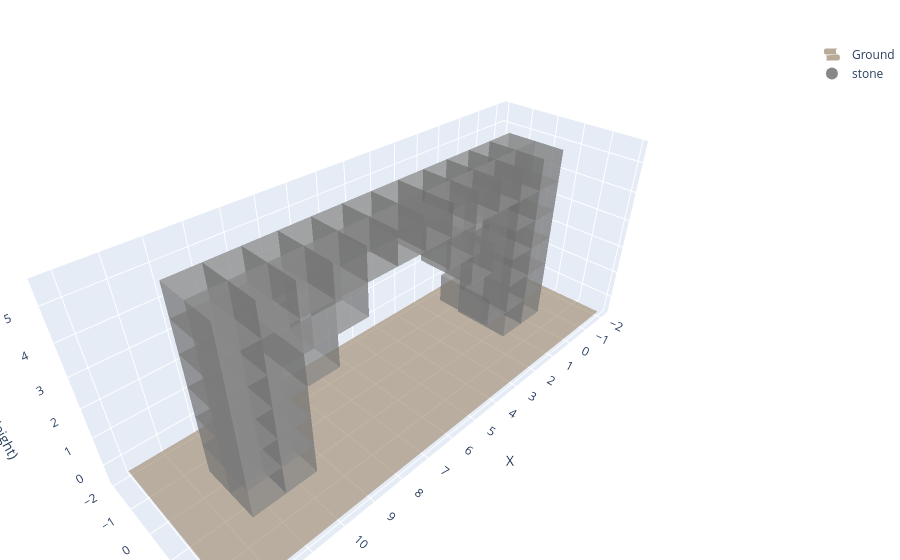

Notebook code cell kept with this figure:
### Markdown cell above
### Double-check & Visualization

### Code cell
# coords_by_problem[problem_index][turn_index] = coords at that eval (problem = load cell print index).
from eval_code.viz import plotly_blocks

problem_index = 0   # problem number from load cell (print(i, prompts))
turn_index = -1     # 0=first turn, -1=last turn for that problem

try:
    coords_by_problem
except NameError:
    print("Run the evaluation cell first so coords_by_problem is available.")
else:
    n = len(coords_by_problem)
    if n == 0:
        print("No problems in coords_by_problem. Run Load → Construction → Evaluation (with matching arr_of_deltas), then try again.")
    elif problem_index < 0 or problem_index >= n:
        print(f"problem_index must be 0..{n-1} (there are {n} problems). Current problem_index={problem_index}")
    else:
        turns = coords_by_problem[problem_index]
        if turns:
            plotly_blocks.plot(turns[turn_index])
        else:
            print(f"Problem {problem_index} has no turns/coords.")
            
runs[problem_index]

### Figure 1 — Plotly figure (JSON) as saved in the notebook; plotly's stock layout.template omitted (floating-point values rounded to 4 significant figures; data arrays with more than 128 entries replaced by an {"elided": "..."} marker saying what was removed)
{"data": [{"colorscale": [[0, "#8B7355"], [1, "#8B7355"]], "name": "Ground", "opacity": 0.6, "showlegend": true, "showscale": false, "type": "surface", "x": [[-2, 13], [-2, 13]], "y": [[-2, -2], [3, 3]], "z": [[-0.5, -0.5], [-0.5, -0.5]]}, {"facecolor": {"elided": "888 str values"}, "flatshading": true, "i": {"elided": "888 int values"}, "j": {"elided": "888 int values"}, "k": {"elided": "888 int values"}, "opacity": 0.5, "type": "mesh3d", "x": {"elided": "592 float values"}, "y": {"elided": "592 float values"}, "z": {"elided": "592 float values"}}, {"marker": {"color": "#888888", "size": 8}, "mode": "markers", "name": "stone", "showlegend": true, "type": "scatter3d", "x": [null], "y": [null], "z": [null]}], "layout": {"legend": {"itemsizing": "constant"}, "margin": {"b": 0, "l": 0, "r": 0, "t": 40}, "scene": {"aspectmode": "data", "xaxis": {"dtick": 1, "tick0": -1, "tickformat": ",d", "tickmode": "linear", "title": {"text": "X"}}, "yaxis": {"dtick": 1, "tick0": -1, "tickformat": ",d", "tickmode": "linear", "title": {"text": "Z"}}, "zaxis": {"dtick": 1, "tick0": -1, "tickformat": ",d", "tickmode": "linear", "title": {"text": "Y (Height)"}}}, "title": {"text": ""}}}
